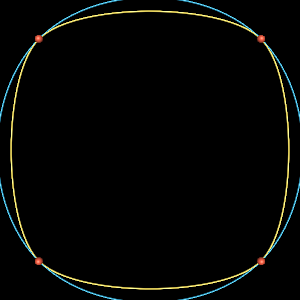

This figure's Python source:
#!/usr/bin/env python
# Demonstrate closed Cardinal and Kochanek splines on a square of control points.

import vtkmodules.vtkInteractionStyle  # noqa: F401
import vtkmodules.vtkRenderingOpenGL2  # noqa: F401

from vtkmodules.vtkCommonColor import vtkNamedColors
from vtkmodules.vtkCommonComputationalGeometry import vtkCardinalSpline, vtkKochanekSpline
from vtkmodules.vtkCommonCore import vtkPoints
from vtkmodules.vtkCommonDataModel import vtkCellArray, vtkPolyData
from vtkmodules.vtkFiltersCore import vtkGlyph3D, vtkTubeFilter
from vtkmodules.vtkFiltersSources import vtkSphereSource
from vtkmodules.vtkRenderingCore import (
    vtkActor,
    vtkPolyDataMapper,
    vtkRenderWindow,
    vtkRenderWindowInteractor,
    vtkRenderer,
)

colors = vtkNamedColors()

# Closed Kochanek splines.
k_spline_x = vtkKochanekSpline()
k_spline_x.ClosedOn()
k_spline_y = vtkKochanekSpline()
k_spline_y.ClosedOn()
k_spline_z = vtkKochanekSpline()
k_spline_z.ClosedOn()

# Closed Cardinal splines.
c_spline_x = vtkCardinalSpline()
c_spline_x.ClosedOn()
c_spline_y = vtkCardinalSpline()
c_spline_y.ClosedOn()
c_spline_z = vtkCardinalSpline()
c_spline_z.ClosedOn()

# Control points forming a square.
control_points = [(-1.0, -1.0, 0.0), (1.0, -1.0, 0.0), (1.0, 1.0, 0.0), (-1.0, 1.0, 0.0)]

input_points = vtkPoints()
for i, (x, y, z) in enumerate(control_points):
    k_spline_x.AddPoint(i, x)
    k_spline_y.AddPoint(i, y)
    k_spline_z.AddPoint(i, z)
    c_spline_x.AddPoint(i, x)
    c_spline_y.AddPoint(i, y)
    c_spline_z.AddPoint(i, z)
    input_points.InsertPoint(i, x, y, z)

input_data = vtkPolyData()
input_data.SetPoints(input_points)

# Glyph control points.
balls = vtkSphereSource()
balls.SetRadius(0.04)
balls.SetPhiResolution(10)
balls.SetThetaResolution(10)

glyph_points = vtkGlyph3D()
glyph_points.SetInputData(input_data)
glyph_points.SetSourceConnection(balls.GetOutputPort())

glyph_mapper = vtkPolyDataMapper()
glyph_mapper.SetInputConnection(glyph_points.GetOutputPort())

glyph_actor = vtkActor()
glyph_actor.SetMapper(glyph_mapper)
tomato_rgb = [0.0, 0.0, 0.0]
colors.GetColorRGB("tomato", tomato_rgb)
glyph_actor.GetProperty().SetDiffuseColor(tomato_rgb)
glyph_actor.GetProperty().SetSpecular(0.3)
glyph_actor.GetProperty().SetSpecularPower(30)

# Evaluate splines.
number_of_input_points = 5
number_of_output_points = 100
offset = 1.0

k_points = vtkPoints()
c_points = vtkPoints()
for i in range(number_of_output_points):
    t = (number_of_input_points - offset) / (number_of_output_points - 1) * i
    k_points.InsertPoint(i, k_spline_x.Evaluate(t), k_spline_y.Evaluate(t), k_spline_z.Evaluate(t))
    c_points.InsertPoint(i, c_spline_x.Evaluate(t), c_spline_y.Evaluate(t), c_spline_z.Evaluate(t))

lines = vtkCellArray()
lines.InsertNextCell(number_of_output_points)
for i in range(number_of_output_points):
    lines.InsertCellPoint(i)

# Kochanek spline polydata.
k_profile_data = vtkPolyData()
k_profile_data.SetPoints(k_points)
k_profile_data.SetLines(lines)

k_tubes = vtkTubeFilter()
k_tubes.SetNumberOfSides(8)
k_tubes.SetInputData(k_profile_data)
k_tubes.SetRadius(0.01)

k_mapper = vtkPolyDataMapper()
k_mapper.SetInputConnection(k_tubes.GetOutputPort())

banana_rgb = [0.0, 0.0, 0.0]
colors.GetColorRGB("banana", banana_rgb)
k_actor = vtkActor()
k_actor.SetMapper(k_mapper)
k_actor.GetProperty().SetDiffuseColor(banana_rgb)
k_actor.GetProperty().SetSpecular(0.3)
k_actor.GetProperty().SetSpecularPower(30)

# Cardinal spline polydata.
c_profile_data = vtkPolyData()
c_profile_data.SetPoints(c_points)
c_profile_data.SetLines(lines)

c_tubes = vtkTubeFilter()
c_tubes.SetNumberOfSides(8)
c_tubes.SetInputData(c_profile_data)
c_tubes.SetRadius(0.01)

c_mapper = vtkPolyDataMapper()
c_mapper.SetInputConnection(c_tubes.GetOutputPort())

peacock_rgb = [0.0, 0.0, 0.0]
colors.GetColorRGB("peacock", peacock_rgb)
c_actor = vtkActor()
c_actor.SetMapper(c_mapper)
c_actor.GetProperty().SetDiffuseColor(peacock_rgb)
c_actor.GetProperty().SetSpecular(0.3)
c_actor.GetProperty().SetSpecularPower(30)

renderer = vtkRenderer()
renderer.AddActor(glyph_actor)
renderer.AddActor(k_actor)
renderer.AddActor(c_actor)

render_window = vtkRenderWindow()
render_window.SetSize(300, 300)
render_window.AddRenderer(renderer)
render_window.SetWindowName("closed splines")

renderer.ResetCamera()
renderer.GetActiveCamera().Dolly(1.5)
renderer.ResetCameraClippingRange()

interactor = vtkRenderWindowInteractor()
interactor.SetRenderWindow(render_window)

interactor.Initialize()
interactor.Start()
